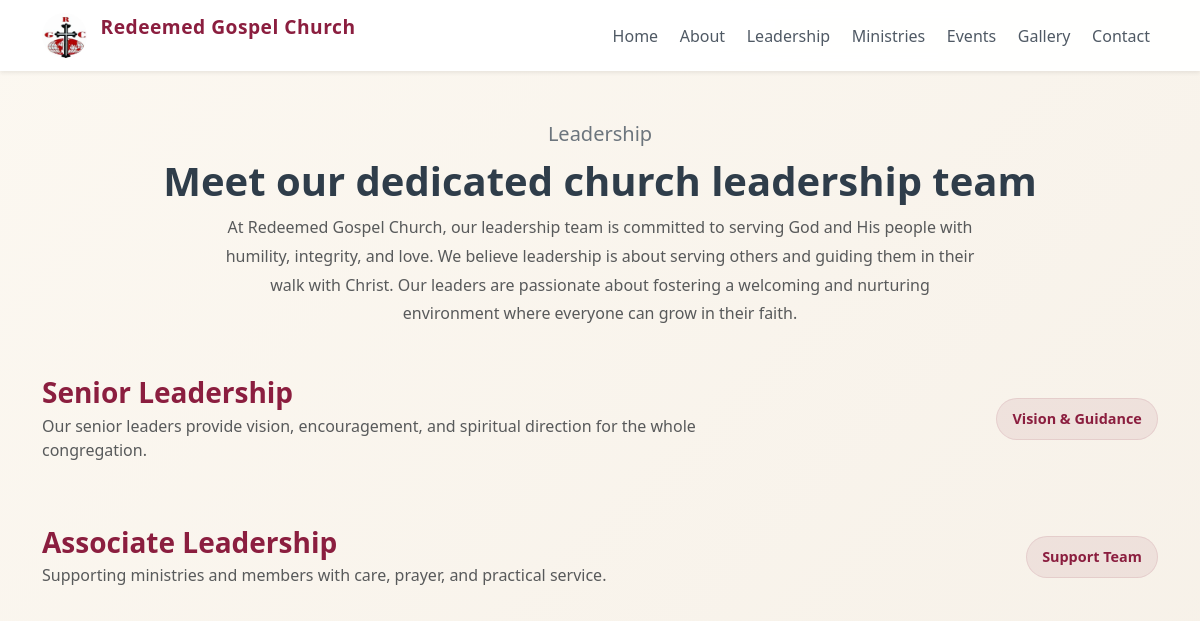
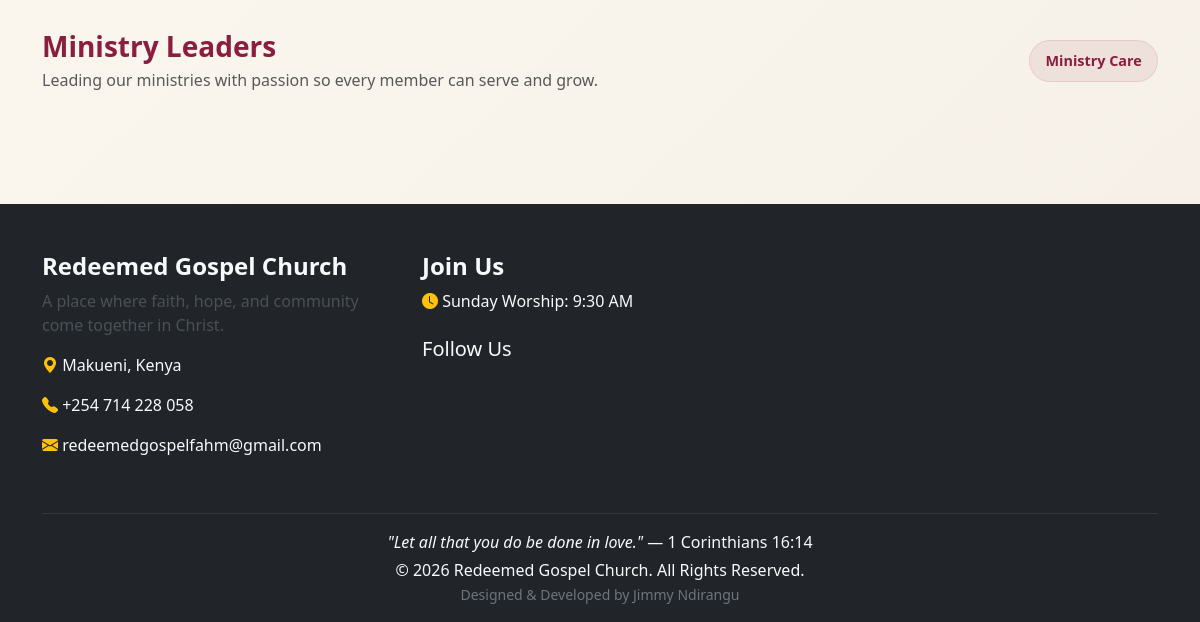
The app's page /leadership/, older data (2 pictures, top to bottom).
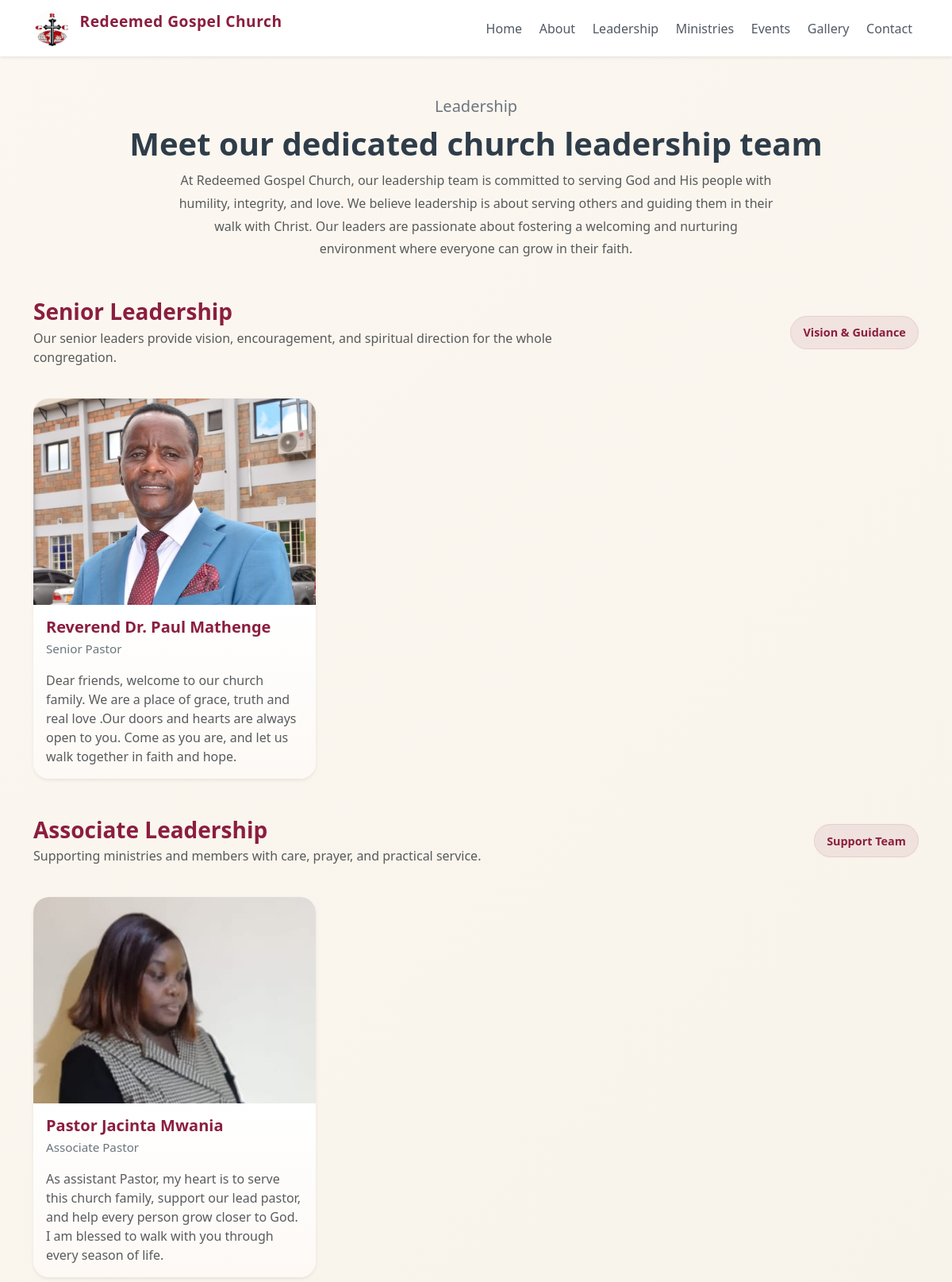
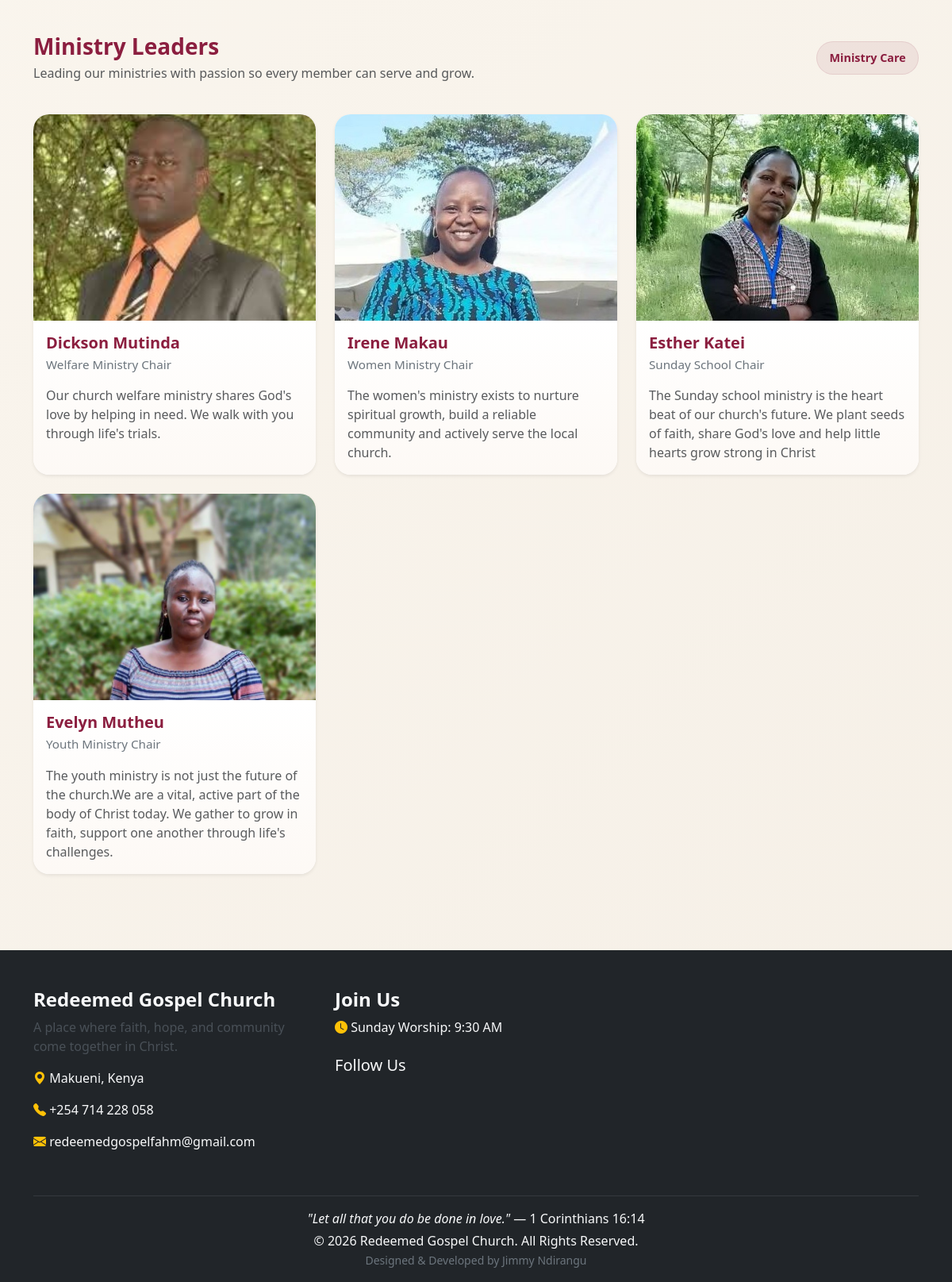
The same page, newer data (2 pictures, top to bottom).
### myapp/models.py (models this page shows, shortened)
class Leader(models.Model):
    CATEGORY=[
        ("Senior Pastor", "Senior Pastor"),
        ("Associate Pastor", "Associate Pastor"),
        ("Ministry Leader", "Ministry Leader"),
    ]
    name = models.CharField(max_length=100)
    position = models.CharField(max_length=100)
    category = models.CharField(max_length=100, choices=CATEGORY)
    image = models.ImageField(upload_to="leaders/")
    message = models.TextField()

### myapp/views.py (the view)
# urls.py: path('leadership/', views.leadership, name='leadership'),
def leadership(request):
    senior = Leader.objects.filter(category="Senior Pastor")
    associate = Leader.objects.filter(category="Associate Pastor")
    ministry = Leader.objects.filter(category="Ministry Leader")
    return render(request, 'leadership.html', {'senior': senior, 'associate': associate, 'ministry': ministry})

### myapp/context_processors.py (called while the page is built)
def social_links(request):
    links = Link.objects.all()
    return {'links': links}

### myapp/templates/leadership.html (shortened to what this page needs)
{% extends 'base.html' %}
{% block content %}
<div class="container py-5">
    <div class="text-center mb-5">
        <p class="text-secondary fs-5 mb-2">Leadership</p>
        <h2 class="display-6 fw-bold">Meet our dedicated church leadership team</h2>
        <p class="mx-auto text-muted" style="max-width:760px; line-height:1.8;">At Redeemed Gospel Church, our leadership team is committed to serving God and His people with humility, integrity, and love. We believe leadership is about serving others and guiding them in their walk with Christ. Our leaders are passionate about fostering a welcoming and nurturing environment where everyone can grow in their faith.</p>
    </div>
    <section class="mb-5">
        <div class="row align-items-center mb-4">
            <div class="col-lg-8">
                <h3 class="section-title mb-1">Senior Leadership</h3>
                <p class="text-muted">Our senior leaders provide vision, encouragement, and spiritual direction for the whole congregation.</p>
            </div>
            <div class="col-lg-4 text-lg-end">
                <span class="accent-badge">Vision & Guidance</span>
            </div>
        </div>
        <div class="row g-4">
            {% for leader in senior %}
            <div class="col-md-6 col-lg-4">
                <div class="card leadership-card h-100 border-0 shadow-sm">
                    <img src="{{ leader.image.url }}" class="card-img-top" alt="{{ leader.name }}">
                    <div class="card-body">
                        <h5 class="card-title">{{ leader.name }}</h5>
                        <p class="card-subtitle mb-3">{{ leader.position }}</p>
                        <p class="card-text text-muted">{{ leader.message }}</p>
                    </div>
                </div>
            </div>
            {% endfor %}
        </div>
    </section>
    <section class="mb-5">
        <div class="row align-items-center mb-4">
            <div class="col-lg-8">
                <h3 class="section-title mb-1">Associate Leadership</h3>
                <p class="text-muted">Supporting ministries and members with care, prayer, and practical service.</p>
            </div>
            <div class="col-lg-4 text-lg-end">
                <span class="accent-badge">Support Team</span>
            </div>
        </div>
        <div class="row g-4">
            {% for leader in associate %}
            <div class="col-md-6 col-lg-4">
                <div class="card leadership-card h-100 border-0 shadow-sm">
                    <img src="{{ leader.image.url }}" class="card-img-top" alt="{{ leader.name }}">
                    <div class="card-body">
                        <h5 class="card-title">{{ leader.name }}</h5>
                        <p class="card-subtitle mb-3">{{ leader.position }}</p>
                        <p class="card-text text-muted">{{ leader.message }}</p>
                    </div>
                </div>
            </div>
            {% endfor %}
        </div>
    </section>
    <section>
        <div class="row align-items-center mb-4">
            <div class="col-lg-8">
                <h3 class="section-title mb-1">Ministry Leaders</h3>
                <p class="text-muted">Leading our ministries with passion so every member can serve and grow.</p>
            </div>
            <div class="col-lg-4 text-lg-end">
                <span class="accent-badge">Ministry Care</span>
            </div>
        </div>
        <div class="row g-4">
            {% for leader in ministry %}
            <div class="col-md-6 col-lg-4">
                <div class="card leadership-card h-100 border-0 shadow-sm">
                    <img src="{{ leader.image.url }}" class="card-img-top" alt="{{ leader.name }}">
                    <div class="card-body">
                        <h5 class="card-title">{{ leader.name }}</h5>
                        <p class="card-subtitle mb-3">{{ leader.position }}</p>
                        <p class="card-text text-muted">{{ leader.message }}</p>
                    </div>
                </div>
            </div>
            {% endfor %}
        </div>
    </section>
</div>
{% endblock %}

### myapp/templates/base.html (shortened to what this page needs)
{% load static %}
<!DOCTYPE html>
<html lang="en">
<head>
    <link href="https://cdn.jsdelivr.net/npm/bootstrap@5.3.8/dist/css/bootstrap.min.css" rel="stylesheet">
    <link rel="stylesheet" href="https://cdn.jsdelivr.net/npm/bootstrap-icons@1.13.1/font/bootstrap-icons.min.css">
    <link rel="stylesheet" href="{% static 'css/style.css' %}">
</head>
<body>
    <nav class="navbar navbar-expand-lg navbar-light sticky-top bg-light shadow-sm">
        <div class="container">
            <a class="navbar-brand" href="{% url 'home'%}">
                <img src="{% static 'image/rgc.jpg' %}" alt="RGC Logo" width="45" height="45" class="d-inline-block align-text-top rounded-circle me-2">
                Redeemed Gospel Church
            </a>
            <div class="collapse navbar-collapse" id="mainNavbar">
            <ul class="navbar-nav ms-auto">
                <li class="nav-item">
                    <a class="nav-link" href="{% url 'home'%}">Home</a>
                </li>
                <li class="nav-item">
                    <a class="nav-link" href="{% url 'aboutus'%}">About</a>
                </li>
                <li class="nav-item">
                    <a class="nav-link" href="{% url 'leadership'%}">Leadership</a>
                </li>
                <li class="nav-item">
                    <a class="nav-link" href="{% url 'ministries'%}">Ministries</a>
                </li>
                <li class="nav-item">
                    <a class="nav-link" href="{% url 'events'%}">Events</a>
                </li>
                <li class="nav-item">
                    <a class="nav-link" href="{% url 'gallery'%}">Gallery</a>
                </li>
                <li class="nav-item">
                    <a class="nav-link" href="{% url 'contactus'%}">Contact</a>
                </li>
            </ul>
            </div>
        </div>
    </nav>
    <main>
        {% block content %}{% endblock %}
    </main>
<footer class="bg-dark text-light pt-5 pb-3 mt-5">
    <div class="container">
        <div class="row">
            <div class="col-lg-4 col-md-6 mb-4">
                <h4 class="fw-bold">Redeemed Gospel Church</h4>
                <p class="text-light-emphasis">
                    A place where faith, hope, and community come together in Christ.
                </p>
                <p>
                    <i class="bi bi-geo-alt-fill text-warning"></i>
                    Makueni, Kenya
                </p>
                <p>
                    <i class="bi bi-telephone-fill text-warning"></i>
                    +254 714 228 058
                </p>
                <p>
                    <i class="bi bi-envelope-fill text-warning"></i>
                    redeemedgospelfahm@gmail.com
                </p>
            </div>
            <div class="col-lg-4 col-md-12 mb-4">
                <h4 class="fw-bold">Join Us</h4>
                <p>
                    <i class="bi bi-clock-fill text-warning"></i>
                    Sunday Worship: 9:30 AM
                </p>
                <h5 class="mt-4">Follow Us</h5>
            </div>
        </div>
        <hr class="border-secondary">
        <div class="text-center">
            <p class="mb-1">
                <em>"Let all that you do be done in love."</em>
                — 1 Corinthians 16:14
            </p>
            <p class="mb-0">
                © {% now "Y" %} Redeemed Gospel Church. All Rights Reserved.
            </p>
            <small class="text-secondary">
                Designed & Developed by Jimmy Ndirangu
            </small>
        </div>
    </div>
</footer>
</body>
</html>

### myapp/static/css/style.css (style rules this page uses)
body { font-family: 'Segoe UI', Tahoma, Geneva, Verdana, sans-serif; background: linear-gradient(135deg, #fcf8f1 0%, #f5efe6 100%); color: #2f3d4a; }
.navbar { background: rgba(255, 255, 255, 0.95) !important; box-shadow: 0 4px 18px rgba(0, 0, 0, 0.08); backdrop-filter: blur(8px); }
.navbar-brand { color: #8b1e3f !important; font-weight: 700; font-size: 1.2rem; letter-spacing: 0.5px; }
.nav-link { color: #4f5964 !important; font-weight: 500; margin-left: 0.35rem; }
.section-title { color: #8b1e3f; font-weight: 700; margin-bottom: 0.7rem; }
.accent-badge { display: inline-block; padding: 0.58rem 0.95rem; border-radius: 999px; background: rgba(139, 30, 63, 0.08); color: #8b1e3f; font-weight: 700; font-size: 0.9rem; margin-bottom: 1rem; box-shadow: none; border: 1px solid rgba(139, 30, 63, 0.1); }
.leadership-card { border-radius: 1.25rem; overflow: hidden; background: #ffffff; }
.leadership-card .card-img-top { height: 260px; object-fit: cover; transition: transform 0.35s ease; }
.leadership-card .card-body { background: linear-gradient(180deg, rgba(255, 255, 255, 0.98), #fdf9f5); }
.leadership-card .card-title { color: #8b1e3f; font-weight: 700; }
.leadership-card .card-subtitle { color: #6c757d; font-size: 0.95rem; }
.leadership-card .card-text { min-height: 4.8rem; }
.leadership-card .card-body p { margin-bottom: 0; }

Row changes from the older to the newer data that the page shows:
added Leader: image (picture), name "Reverend Dr. Paul Mathenge", position "Senior Pastor", message "Dear friends, welcome to our church family. We are a place of grace, truth and real love .Our doors and hearts are always open to you. Come as you are, and let us walk together in faith and hope.", shown under "Senior Leadership"
added Leader: image (picture), name "Pastor Jacinta Mwania", position "Associate Pastor", message "As assistant Pastor, my heart is to serve this church family, support our lead pastor, and help every person grow closer to God. I am blessed to walk with you through every season of life.", shown under "Associate Leadership"
added Leader: image (picture), name "Dickson Mutinda", position "Welfare Ministry Chair", message "Our church welfare ministry shares God's love by helping in need. We walk with you through life's trials.", shown under "Ministry Leaders"
added Leader: image (picture), name "Irene Makau", position "Women Ministry Chair", message "The women's ministry exists to nurture spiritual growth, build a reliable community and actively serve the local church.", shown under "Ministry Leaders"
added Leader: image (picture), name "Esther Katei", position "Sunday School Chair", message "The Sunday school ministry is the heart beat of our church's future. We plant seeds of faith, share God's love and help little hearts grow strong in Christ", shown under "Ministry Leaders"
added Leader: image (picture), name "Evelyn Mutheu", position "Youth Ministry Chair", message "The youth ministry is not just the future of the church.We are a vital, active part of the body of Christ today. We gather to grow in faith, support one another through life's challenges.", shown under "Ministry Leaders"
